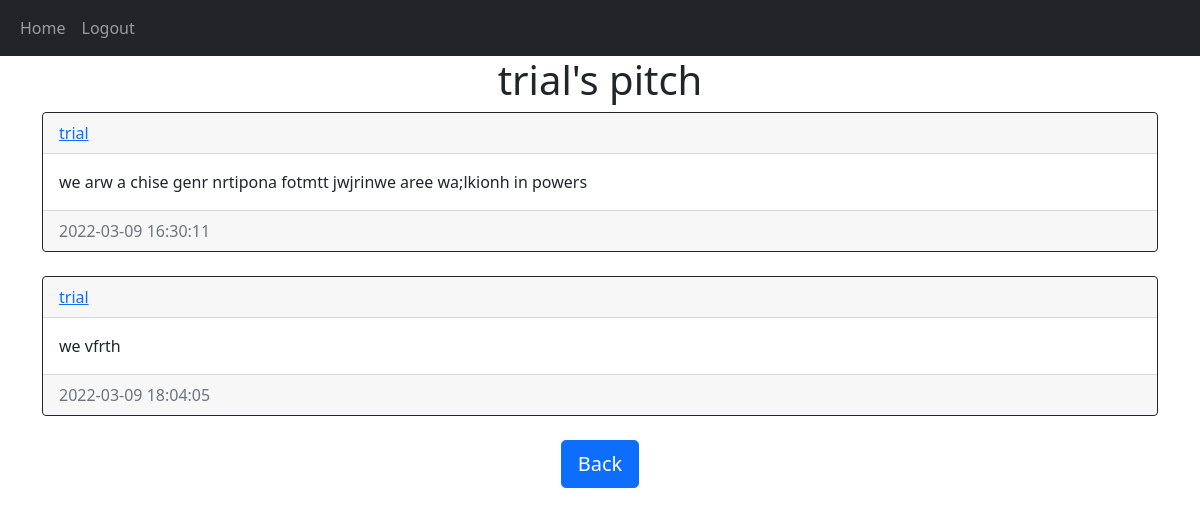
The page /pitches/trial (signed in) on the database its author committed.
### website/models.py (models this page shows)
class User(db.Model,UserMixin): #Inherits from db model and userMixin
    id=db.Column(db.Integer,primary_key=True)
    email=db.Column(db.String(150),unique=True) #prevent users with duplicate emails
    username=db.Column(db.String(150),unique=True)
    password=db.Column(db.String(150))
    date_created=db.Column(db.DateTime(timezone=True),default=func.now()) #if nothing is passed,by default the column will be filled by the current time
    pitch=db.relationship('Pitch', backref='user',passive_deletes=True)# backref to allow access to user model

class Pitch(db.Model):
    id=db.Column(db.Integer,primary_key=True)
    text=db.Column(db.Text,nullable=False)
    date_created=db.Column(db.DateTime(timezone=True),default=func.now())
    author =db.Column(db.Integer,db.ForeignKey('user.id',ondelete='CASCADE'),nullable=False)

### website/views.py (the view)
@views.route("/pitches/<username>")
@login_required
def pitches(username):
    user = User.query.filter_by(username=username).first()
    if not user:
        flash('No user with that username exists.', category='error')
        return redirect(url_for('views.home'))
    pitches = Pitch.query.filter_by(author=user.id).all()
    return render_template("pitch.html", user=current_user, pitches=pitches, username=username)

### website/__init__.py (called while the page is built)
def create_app():
    app = Flask(__name__)
    app.config['SECRET_KEY'] = "helloworld"
    app.config['SQLALCHEMY_DATABASE_URI']=f'sqlite:///{DB_NAME}'
    db.init_app(app)
    from .views import views
    from .auth import auth
    app.register_blueprint(views, url_prefix="/")
    app.register_blueprint(auth, url_prefix="/")
    from .models import User,Pitch
    create_database(app)
    login_manager= LoginManager ()
    login_manager.login_view="auth.login"
    login_manager.init_app(app)
    @login_manager.user_loader
    def load_user(id):
        return User.query.get(int(id))
    return app

### website/templates/pitch.html (shortened to what this page needs)
{% extends "pitch_div.html" %}  {% block header %} {{username}}'s pitch {% endblock %} {% block footer %}
    <div align="center">
      <a href="/home"
        ><button type="button" class="btn btn-primary btn-lg">Back</button></a
      >
    </div>
    {% endblock %}

### website/templates/pitch_div.html (shortened to what this page needs)
{% extends "base.html" %}
{% block content %}
<h1 align="center" > {%  block header %} Pitches {% endblock %} </h1>
<div id="pitches">
{% for pitch in pitches %}
<div class="card border-dark">
   <div class="card-header d-flex justify-content-between align-items-center">
<a href="/pitches/{{pitch.user.username}}">{{pitch.user.username}}</a>
   </div>
<div class="card-body">
    <div class="card-text">
        {{pitch.text}}
    </div>
</div>
<div class="card-footer text-muted">
    {{pitch.date_created}}
</div>
</div>
<br >{% endfor %}
</div>
 {% block footer %}{% endblock %}
{% endblock %}

### rows shown on the page
User: username "trial"
Pitch: user.username "trial", text "we arw a chise genr nrtipona fotmtt jwjrinwe aree wa;lkionh in powers", date_created "2022-03-09 16:30:11"
Pitch: user.username "trial", text "we vfrth", date_created "2022-03-09 18:04:05"
